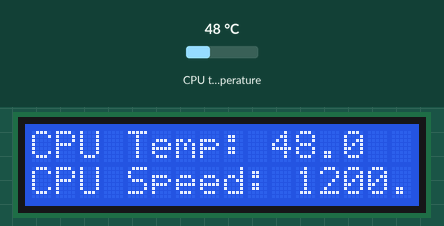
Simulated run of this program. Board: Raspberry Pi (BCM pin numbers). On the bench: 16×2 character LCD. The test bench sets the inputs (shaded band); at power-on: CPU temperature 48 °C. System figures (address, load, memory, disk, uptime) are fixed made-up values.

Above: at 0.4 s.
At 1.2 s:
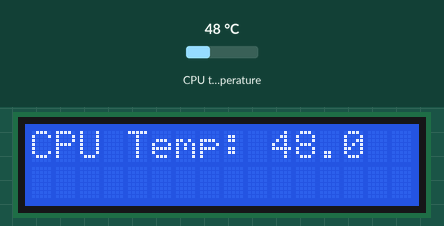
1.3 s: CPU temperature set to 31 °C
At 1.8 s:
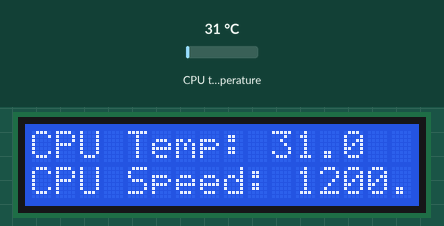
3.5 s: CPU temperature set to 44 °C
At 4.2 s:
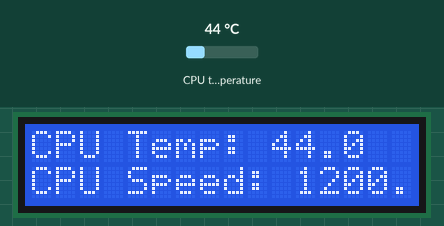
5.8 s: CPU temperature set to 58 °C
At 6.5 s:
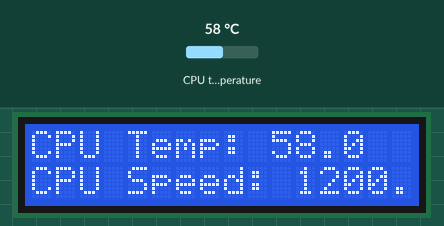
Timing chart, 0 to 8.8 s (numbered marks = the images above; inputs shaded):
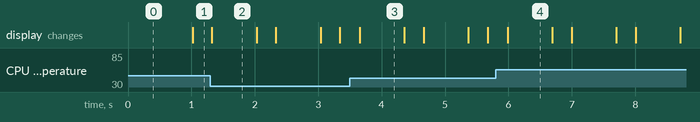

Measured:
- after the input at 1.3 s, the display: changes at once (image 2)
- after the input at 3.5 s, the display: changes after 0.16 s (image 3)
- what the display in image 2 shows lasts 0.7 s, from 1.3 s to 2.0 s

The program:

lcd1.py
```python
import time
import RPi.GPIO as GPIO
import os

# Zuordnung der GPIO Pins (ggf. anpassen)
DISPLAY_RS = 26
DISPLAY_E  = 19
DISPLAY_DATA4 = 13
DISPLAY_DATA5 = 6
DISPLAY_DATA6 = 5
DISPLAY_DATA7 = 11

DISPLAY_WIDTH = 16 	# Zeichen je Zeile
DISPLAY_LINE_1 = 0x80 	# Adresse der ersten Display Zeile
DISPLAY_LINE_2 = 0xC0 	# Adresse der zweiten Display Zeile
DISPLAY_CHR = True
DISPLAY_CMD = False
E_PULSE = 0.00005
E_DELAY = 0.00005

def get_cpu_temp():
        tempFile = open("/sys/class/thermal/thermal_zone0/temp")
        cpu_temp = tempFile.read()
        tempFile.close()
        return float(cpu_temp)/1000

def get_cpu_speed():
        tempFile = open("/sys/devices/system/cpu/cpu0/cpufreq/scaling_cur_freq")
        cpu_speed = tempFile.read()
        tempFile.close()
        return float(cpu_speed)/1000


def main():
        while True :

		GPIO.setmode(GPIO.BCM)
		GPIO.setup(DISPLAY_E, GPIO.OUT)
		GPIO.setup(DISPLAY_RS, GPIO.OUT)
		GPIO.setup(DISPLAY_DATA4, GPIO.OUT)
		GPIO.setup(DISPLAY_DATA5, GPIO.OUT)
		GPIO.setup(DISPLAY_DATA6, GPIO.OUT)
		GPIO.setup(DISPLAY_DATA7, GPIO.OUT)

		display_init()

        	lcd_byte(DISPLAY_LINE_1, DISPLAY_CMD)
        	lcd_string("CPU Temp: " + str(round(get_cpu_temp(), 2)))
        	lcd_byte(DISPLAY_LINE_2, DISPLAY_CMD)
        	lcd_string("CPU Speed: " + str(round(get_cpu_speed(), 2)))

       		GPIO.cleanup()

def display_init():
	lcd_byte(0x33,DISPLAY_CMD)
	lcd_byte(0x32,DISPLAY_CMD)
	lcd_byte(0x28,DISPLAY_CMD)
	lcd_byte(0x0C,DISPLAY_CMD)
	lcd_byte(0x06,DISPLAY_CMD)
	lcd_byte(0x01,DISPLAY_CMD)

def lcd_string(message):
	message = message.ljust(DISPLAY_WIDTH," ")
	for i in range(DISPLAY_WIDTH):
	  lcd_byte(ord(message[i]),DISPLAY_CHR)

def lcd_byte(bits, mode):
	GPIO.output(DISPLAY_RS, mode)
	GPIO.output(DISPLAY_DATA4, False)
	GPIO.output(DISPLAY_DATA5, False)
	GPIO.output(DISPLAY_DATA6, False)
	GPIO.output(DISPLAY_DATA7, False)
	if bits&0x10==0x10:
	  GPIO.output(DISPLAY_DATA4, True)
	if bits&0x20==0x20:
	  GPIO.output(DISPLAY_DATA5, True)
	if bits&0x40==0x40:
	  GPIO.output(DISPLAY_DATA6, True)
	if bits&0x80==0x80:
	  GPIO.output(DISPLAY_DATA7, True)
	time.sleep(E_DELAY)
	GPIO.output(DISPLAY_E, True)
	time.sleep(E_PULSE)
	GPIO.output(DISPLAY_E, False)
	time.sleep(E_DELAY)
	GPIO.output(DISPLAY_DATA4, False)
	GPIO.output(DISPLAY_DATA5, False)
	GPIO.output(DISPLAY_DATA6, False)
	GPIO.output(DISPLAY_DATA7, False)

	if bits&0x01==0x01:
	  GPIO.output(DISPLAY_DATA4, True)
	if bits&0x02==0x02:
	  GPIO.output(DISPLAY_DATA5, True)
	if bits&0x04==0x04:
	  GPIO.output(DISPLAY_DATA6, True)
	if bits&0x08==0x08:
	  GPIO.output(DISPLAY_DATA7, True)
	time.sleep(E_DELAY)
	GPIO.output(DISPLAY_E, True)
	time.sleep(E_PULSE)
	GPIO.output(DISPLAY_E, False)
	time.sleep(E_DELAY)

if __name__ == '__main__':
	main()
```
